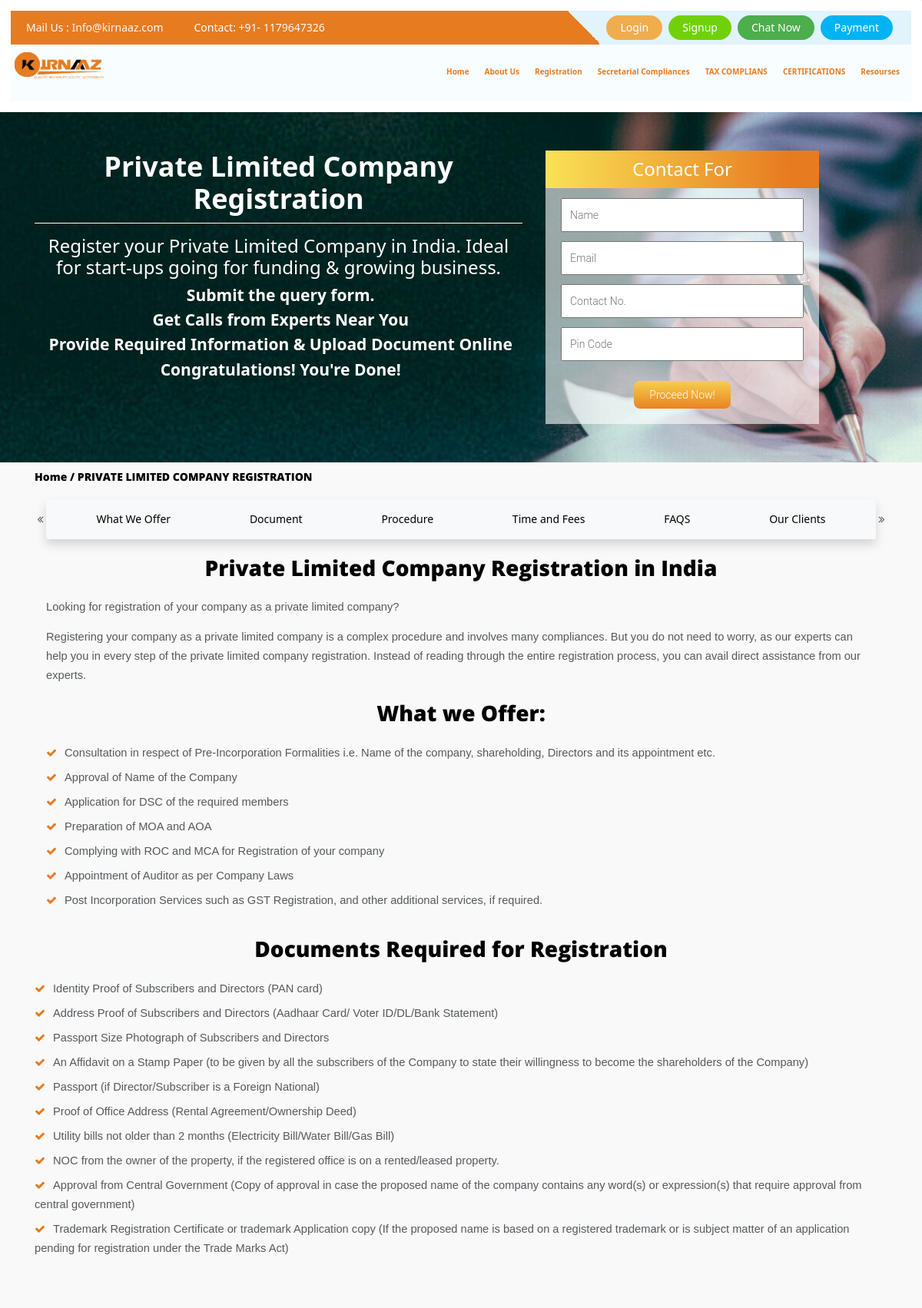
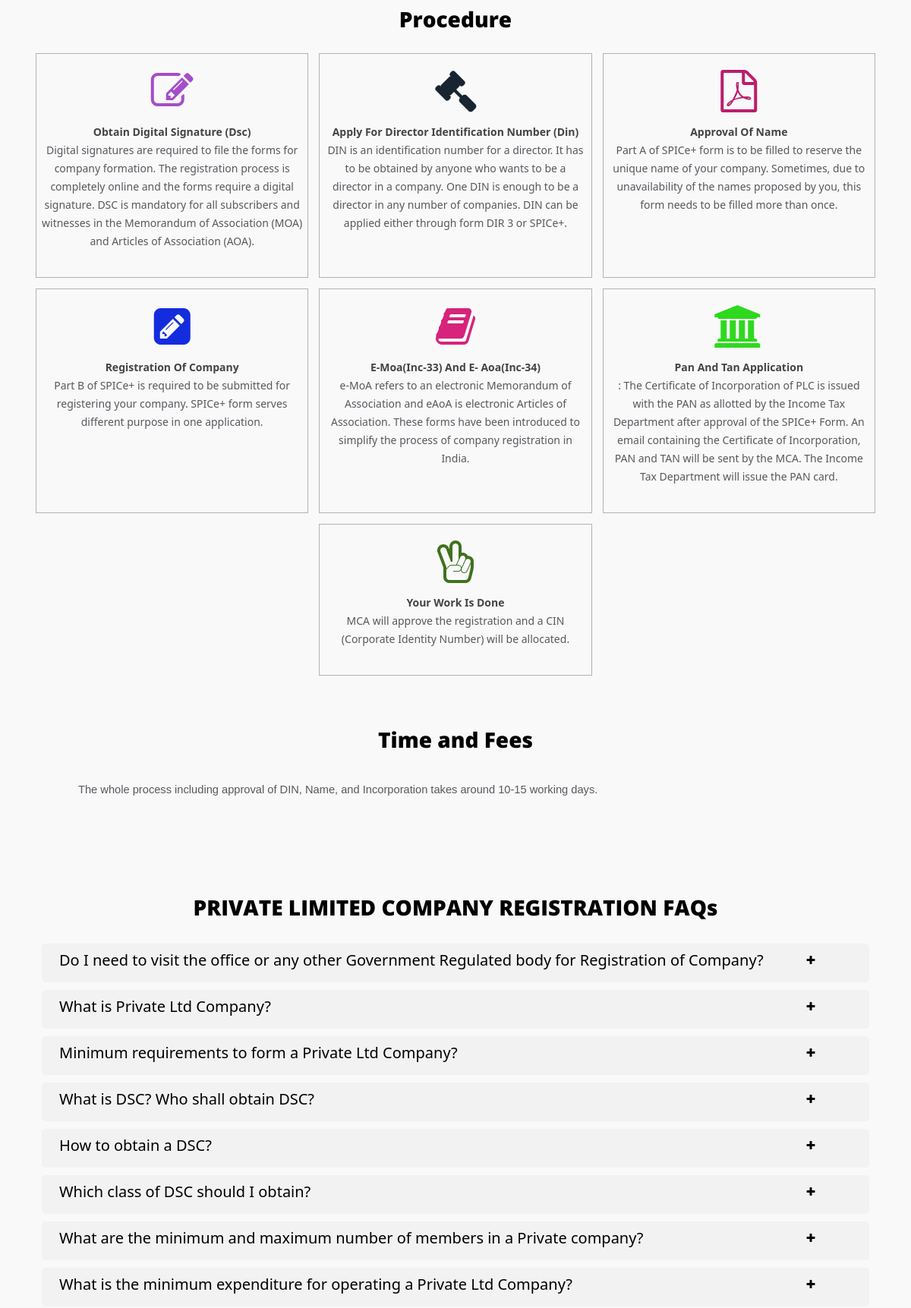
The page /registration/business-registrations/private-limited-company-registrationj4im/ (upper part) on the database its author committed (2 pictures, top to bottom).
### othernavs/models.py (models this page shows, shortened)
class Registration(models.Model):
    title = models.CharField(max_length=50)
    slug = models.SlugField(blank=True)

### registration/models.py (models this page shows, shortened)
class SubRegistrationContent(models.Model):
    reg_title = models.ForeignKey(RegistrationSubMenu, on_delete=models.CASCADE)
    title = models.CharField(max_length=500)
    formtitle= models.CharField(max_length=500)
    subtitle = models.CharField(max_length=500)
    Content = RichTextField(null=True,blank=True)
    BannerImg = models.ImageField(upload_to = 'img',blank=True)

class RegistrationSubMenu(models.Model):
    title = models.ForeignKey(Registration, on_delete=models.CASCADE ,related_name="RegistrationSubMenu")
    slug = models.SlugField(blank=True)
    submenu = models.CharField(max_length=50)
    class Meta:
        unique_together = [['title', 'submenu']]

class AboutRegistraionSubMenu(models.Model):
    reg_title = models.ForeignKey(RegistrationSubMenu, on_delete=models.CASCADE)
    heading1 = models.CharField(max_length=500,null=True,blank=True)
    heading1_details = RichTextField(null=True,blank=True)
    heading2 = models.CharField(max_length=500,null=True,blank=True)
    heading2_details = RichTextField(null=True,blank=True)
    Optionalicon = models.ImageField(upload_to = 'img',blank=True)

class DocumentRequired(models.Model):
    reg_title = models.ForeignKey(RegistrationSubMenu, on_delete=models.CASCADE)
    heading1 = models.CharField(max_length=500,null=True,blank=True)
    content = RichTextField(null=True,blank=True)

class Procedure(models.Model):
    reg_title = models.ForeignKey(RegistrationSubMenu, on_delete=models.CASCADE)
    heading1 = models.CharField(max_length=500,null=True,blank=True)
    content = models.CharField(max_length=500)
    icon = models.ForeignKey(icon,on_delete=models.SET_NULL,null=True)

class icon(models.Model):
    version = models.ForeignKey(iconver,on_delete=models.SET_NULL,null=True)
    icon = models.CharField(max_length=70)
    def __str__(self):
        return self.icon

class CompanyRegisterRequirements(models.Model):
    reg_title = models.ForeignKey(RegistrationSubMenu, on_delete=models.CASCADE)
    heading1 = models.CharField(max_length=500,null=True,blank=True)
    content1 = RichTextField(null=True,blank=True)
    heading2 = models.CharField(max_length=500,null=True,blank=True)
    content2 = RichTextField(null=True,blank=True)

class FAQ(models.Model):
    reg_title = models.ForeignKey(RegistrationSubMenu, on_delete=models.CASCADE)
    heading = models.CharField(max_length=500,null=True,blank=True)
    content = RichTextField(null=True,blank=True)

### registration/views.py (the view, shortened to what this page needs)
# urls.py: path('<slug:slug1>/<slug:slug2>/', views.regis, name = 'registration'),
def regis(request,slug1,slug2):
    try:
        reg = RegistrationSubMenu.objects.get(title__slug=slug1,slug=slug2)
    except RegistrationSubMenu.DoesNotExist:
        return redirect('index')
    res = {}
    res['slist'] = []
    sections =[SubRegistrationContent,AboutRegistraionSubMenu,DocumentRequired,PackageIncluded,Procedure,Memorandum,CompanyRegisterRequirements,FAQ,Sainification,ourclients,BlogNews]
    for d in range(0,len(sections)):
        res[names[d]] = sections[d].objects.filter(reg_title__slug=slug2)
        if res[names[d]].exists():
            res['slist'].append([sectionname[d],names[d]])
    res['reg'] = reg
    res["title"] = reg.submenu
    return render(request,'privateltdreg.html',res)

### registration/templates/privateltdreg.html (shortened to what this page needs)
{% extends 'pvtltdbase.html' %}
{% load static %}
{% load customfilter %}
{% block content %}
       {% if top %}
{% for regs in top %}
        <div class="first">
            <div class="container">
                <div class="row">
                    <div class="col-lg-7 col-12">
                        <div class="banner-captions">
                            <center><h1 class="title">{{regs.title}}</h1></center>
                            <div class="sub-title"><center>{{regs.subtitle}}</center></div>
                            <center>{{regs.Content|safe}}</center>
                        </div>
                    </div>
                    <div class="col-lg-5">
                        <div class="form">
                            <div class="form-heading">
                                <h3>{{regs.formtitle|title}}</h3>
                            </div>
                            <form method='POST'>{% csrf_token %}
                                <input type="text" name="name" placeholder="Name" id="">
                                <input type="email" name="email" placeholder="Email" id="">
                                <input type="text" onkeypress="if ( isNaN( String.fromCharCode(event.keyCode) )) return false;" maxlength=10 minlength=10 name="contact" placeholder="Contact No." id="">
                                <input type="text" onkeypress="if ( isNaN( String.fromCharCode(event.keyCode) )) return false;" maxlength=7 minlength=6 name="pin" placeholder="Pin Code" id="">
                                <div class="submit-btn">
                                    <button type="submit">Proceed Now!</button>
                                </div>
                            </form>
                        </div>
                    </div>
                </div>
            </div>
        </div>
    {% endfor %}
{% endif %}
        <div class="container second" >
            <p class="left heading-reg my-2"><a href="{% url 'index' %}">Home</a> / {{reg.submenu}}</p>
            <br><br>
<div class="d-flex w-100" id="navigation">
    <div class="align-self-center" id='left-button'><i class="fa fa-angle-double-left mx-1	"></i></div>
            <div class="p-3 rounded bg-light shadow contentnav" id="content">
                {% for d in slist %}
                {% if forloop.counter > 1 %}
                        <div class="mx-2"><a href="#selectsection{{d.1}}">{{d.0}}</a></div>{% endif %}
                        {% endfor %}
            </div>
    <div class="align-self-center" id="right-button"><i class="	fa fa-angle-double-right mx-1 "></i></div>
        </div>
            {% if absm %}
            {% for ab in absm %}
            <h2 class="heading-reg my-4 text-center text-bold" id='selectsectionabsm'><b>{{ab.heading1}}</b></h2>
            <div class="col-md-12">
                <p class="text-justify bold">{{ab.heading1_details|safe}}</p>
                <h2 class="heading-reg my-4 text-center text-bold"><b>{{ab.heading2}}</b></h2>
                    <ul class="custumli">{{ab.heading2_details|safe}}</ul>
                {% endfor %}
            </div>
            {% endif %}
        </div>
        {% if dr %}
        <div id = 'selectsectiondr'>
        {% for d in dr %}
        <section class="cmp1" id="">
            <div class="container">
                <div class="row">
                    <div class="col-12">
                        <h2 class="heading-reg my-4 text-center text-bold">{{d.heading1}}</h2>
                        <ul class="custumli">
                            {{d.content|safe}}</ul>
                    </div>
                </div>
            </div>
        </section>
        {% endfor %}
        </div>
        {% endif %}
{% if pr %}
        <section class="services" id="selectsectionpr">
            <div class="container">
                <div class="row">
                    <div class="col-md-12 text-center">
                        <h2 class="heading-reg my-4 text-center text-bold">Procedure</h2>
                    </div>
                </div>
            </div>
            <div class="container">
                <div class="row wow fadeInUp animated animated mb-20" data-wow-delay=".5s"
                    style="visibility: visible; animation-delay: 0.5s; animation-name: fadeInUp;">
                    {% for p in pr %}
                    <div class="col-lg-4 mx-auto col-md-6 p-2">
                        <div class="service-box text-center py-4 px-2" style="border: 1px solid #00000049; width:100%; height:100%;">
                            <div class="icon-left"><i style="color:{{forloop.counter|rancolor}};" class="mb-3 fa {{p.icon}} fa-4x"></i>
                            </div>
                            <div class="service-head" style="color: #444444; font-weight:700;">{{p.heading1|title}}
                            </div>
                            <p>{{p.content}}</p>
                        </div>
                    </div>
                    {% endfor %}
                </div>
            </div>
        </section>
        {% endif %}
        {% if cr %}
        {% for c in cr %}
        <section id="selectsectioncr" class="services" id=''>
            <div class="container">
                <div class="row">
                    <div class="col-md-12 text-center">
                        <h2 class="heading-reg my-4 text-center text-bold">{{c.heading1}}
                        </h2>
                    </div>
                </div>
            </div>
            <div class="container">
                <div class="row">
                    <div class="col-md-12 py-3">
                        <ul class="custumli" style="list-style-type: none;">
                            {{c.content1|safe}}
                        </ul>
                    </div>
                </div>
            </div>
        </section>
        {% endfor %}
        {% endif %}
{% if faq %}
        <section class="services" id="selectsectionfaq">
            <div class="container">
                <div class="row">
                    <div class="col-md-12 text-center">
                        <h2 class="heading-reg my-4 text-center text-bold">{{reg.submenu}} FAQs </h2>
                    </div>
                </div>
            </div>
            <div class="container faq">
                <div class="row">
                    <div class="col-md-12">
                        <div class="panel-group" id="accordion" role="tablist" aria-multiselectable="true">
                        {% for fq in faq %}
                            <div class="col-12 toggler p-0" id="toggler">
                                <div class="panel-heading" role="tab" id="headingOne{{forloop.counter}}">
                                    <div class="row">
                                        <div class="col-lg-11 col-11">
                                            <h4 class="panel-title">
                                                <a data-toggle="collapse" data-parent="#accordion" href="#collapseOne{{forloop.counter}}"
                                                    aria-expanded="true" aria-controls="collapseOne{{forloop.counter}}">
                                                    {{fq.heading|safe}}
                                            </h4>
                                        </div>
                                        <div class="col-1 col-lg-1">
                                            <div class="fa fa-plus"></div>
                                        </div>
                                    </div>
                                </div>
                        {% endfor %}
                        </div>
                    </div>
                </div>
            </div>
        </section> {% endif %}
{% endblock content%}

### templates/header.html (shortened to what this page needs)
{% load static %}
<header class="shadow-lg p-3 	bg-white rounded">
      <div class="top-nav">
        <div class="call">Mail Us : <a href="mailto:Info@kirnaaz.com" class="text-light"> Info@kirnaaz.com</a> </div>
        <div class="call">Contact: <a href="tel:+911179647326" class="text-light">+91- 1179647326</a>
		</div>
        <div class="right">
          <ul>
          {% if user.is_authenticated %}
            <li><a href="{% url 'profile' %}" style="--color:#71d109">Profile</a></li>
            <li><a href="{% url 'logout' %}" style="--color:#f0ad4e">Logout</a></li>
          {% else %}
            <li><a href="{% url 'memberlogin' %}" style="--color:#f0ad4e">Login</a></li>
            <li><a href="{% url 'membersignup' %}" style="--color:#71d109">Signup</a></li>{% endif %}
            <li><a href="#" style="--color:#4cae4c" onclick="show()">Chat Now</a></li>
            <li><a href="{% url "payment" %}" style="--color:#01b4f1">Payment</a></li>
          </ul>
        </div>
      </div>
      <div class="nav-bar">
        <div class="logo">
          <img src="{% static 'images/logo.jpeg' %}" alt="">
        </div>
        <nav>
          <ul>
            <li><a href="{% url 'index' %}">Home</a>
            </li>
            <li><a href="{% url 'about' %}">About Us</a>
            </li>
            <li><a href="#">Registration</a>
            </li>
            {% for data in othernavreg %}
            <li ><a href="#">{{data.title}}</a>
            </li>
            {% endfor %}
			 <li ><a href="#">Resourses</a>
			  </li>
          </ul>
        </nav>
      </div>
    </header>

### rows shown on the page
Registration: title "Secretarial Compliances"
Registration: title "TAX COMPLIANS"
Registration: title "CERTIFICATIONS"
SubRegistrationContent: title "Private Limited Company Registration", subtitle "Register your Private Limited Company in India. Ideal for start-ups going for funding & growing business.", Content "Submit the query form. Get Calls from Experts Near You Provide Required Information & Upload Document Online Congratulations! You're Done!", formtitle "Contact For"
RegistrationSubMenu: submenu "PRIVATE LIMITED COMPANY REGISTRATION"
AboutRegistraionSubMenu: heading1 "Private Limited Company Registration in India", heading1_details "Looking for registration of your company as a private limited company? Registering your company as a private limited company is a complex procedure and involves many compliances. But you do not need to worry, as our experts can help you in every step of the private limited company registration. Instead of reading through the entire registration process, you can avail direct assistance from our experts.", heading2 "What we Offer:", heading2_details "Consultation in respect of Pre-Incorporation Formalities i.e. Name of the company, shareholding, Directors and its appointment etc. Approval of Name of the Company Application for DSC of the required members Preparation of MOA and AOA Complying with ROC and MCA for Registration of your company Appointment of Auditor as per Company Laws Post Incorporation Services such as GST Registration, and other additional services, if required."
DocumentRequired: heading1 "Documents Required for Registration", content "Identity Proof of Subscribers and Directors (PAN card) Address Proof of Subscribers and Directors (Aadhaar Card/ Voter ID/DL/Bank Statement) Passport Size Photograph of Subscribers and Directors An Affidavit on a Stamp Paper (to be given by all the subscribers of the Company to state their willingness to become the shareholders of the Company) Passport (if Director/Subscriber is a Foreign National) Proof of Office Address (Rental Agreement/Ownership Deed) Utility bills not older than 2 months (Electricity Bill/Water Bill/Gas Bill) NOC from the owner of the property, if the registered office is on a rented/leased property. Approval from Central Government (Copy of approval in case the…"
Procedure: heading1 "Obtain Digital Signature (Dsc)", content "Digital signatures are required to file the forms for company formation. The registration process is completely online and the forms require a digital signature. DSC is mandatory for all subscribers and witnesses in the Memorandum of Association (MOA) and Articles of Association (AOA)."
Procedure: heading1 "Apply For Director Identification Number (Din)", content "DIN is an identification number for a director. It has to be obtained by anyone who wants to be a director in a company. One DIN is enough to be a director in any number of companies. DIN can be applied either through form DIR 3 or SPICe+."
Procedure: heading1 "Approval Of Name", content "Part A of SPICe+ form is to be filled to reserve the unique name of your company. Sometimes, due to unavailability of the names proposed by you, this form needs to be filled more than once."
Procedure: heading1 "Registration Of Company", content "Part B of SPICe+ is required to be submitted for registering your company. SPICe+ form serves different purpose in one application."
Procedure: heading1 "E-Moa(Inc-33) And E- Aoa(Inc-34)", content "e-MoA refers to an electronic Memorandum of Association and eAoA is electronic Articles of Association. These forms have been introduced to simplify the process of company registration in India."
Procedure: heading1 "Pan And Tan Application", content ": The Certificate of Incorporation of PLC is issued with the PAN as allotted by the Income Tax Department after approval of the SPICe+ Form. An email containing the Certificate of Incorporation, PAN and TAN will be sent by the MCA. The Income Tax Department will issue the PAN card."
Procedure: heading1 "Your Work Is Done", content "MCA will approve the registration and a CIN (Corporate Identity Number) will be allocated."
CompanyRegisterRequirements: heading1 "Time and Fees", content1 "The whole process including approval of DIN, Name, and Incorporation takes around 10-15 working days."
FAQ: heading "Do I need to visit the office or any other Government Regulated body for Registration of Company?"
FAQ: heading "What is Private Ltd Company?"
FAQ: heading "Minimum requirements to form a Private Ltd Company?"
FAQ: heading "What is DSC? Who shall obtain DSC?"
FAQ: heading "How to obtain a DSC?"
FAQ: heading "Which class of DSC should I obtain?"
FAQ: heading "What are the minimum and maximum number of members in a Private company?"
FAQ: heading "What is the minimum expenditure for operating a Private Ltd Company?"

### other values the page prints
{{ d.0 }} "What We Offer" "Document" "Procedure" "Time and Fees" "FAQS" "Our Clients"
